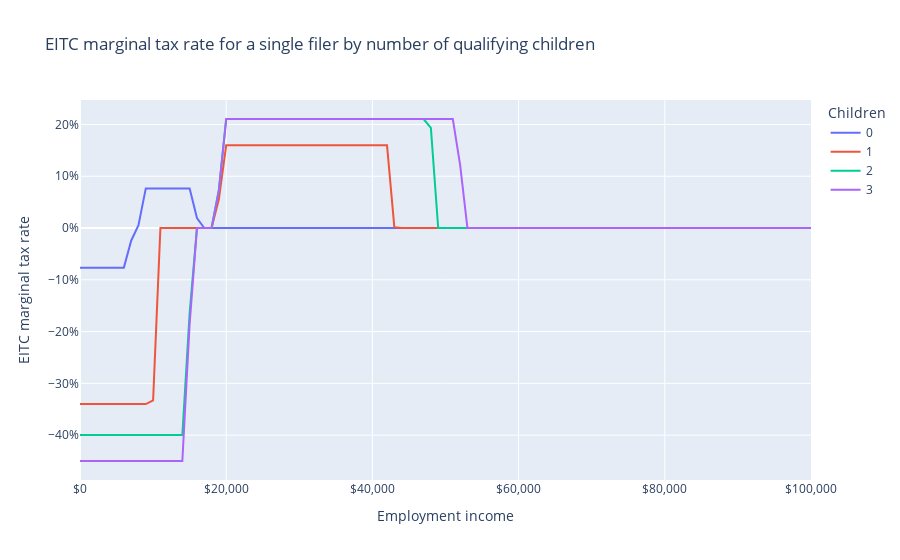

Source (notebook cell):
### Markdown cell above
Their marginal tax rate goes from zero to five percent, depending on if their income exceeds their personal exemption.

### Code cell
fig = px.line(
    df[df.adults == 1],
    "employment_income",
    "mtr",
    color="children",
    labels=LABELS,
    title="EITC marginal tax rate for a single filer by number of qualifying children",
)
fig.update_layout(xaxis_tickformat="$,", yaxis_tickformat=".0%",)
fig.show()
